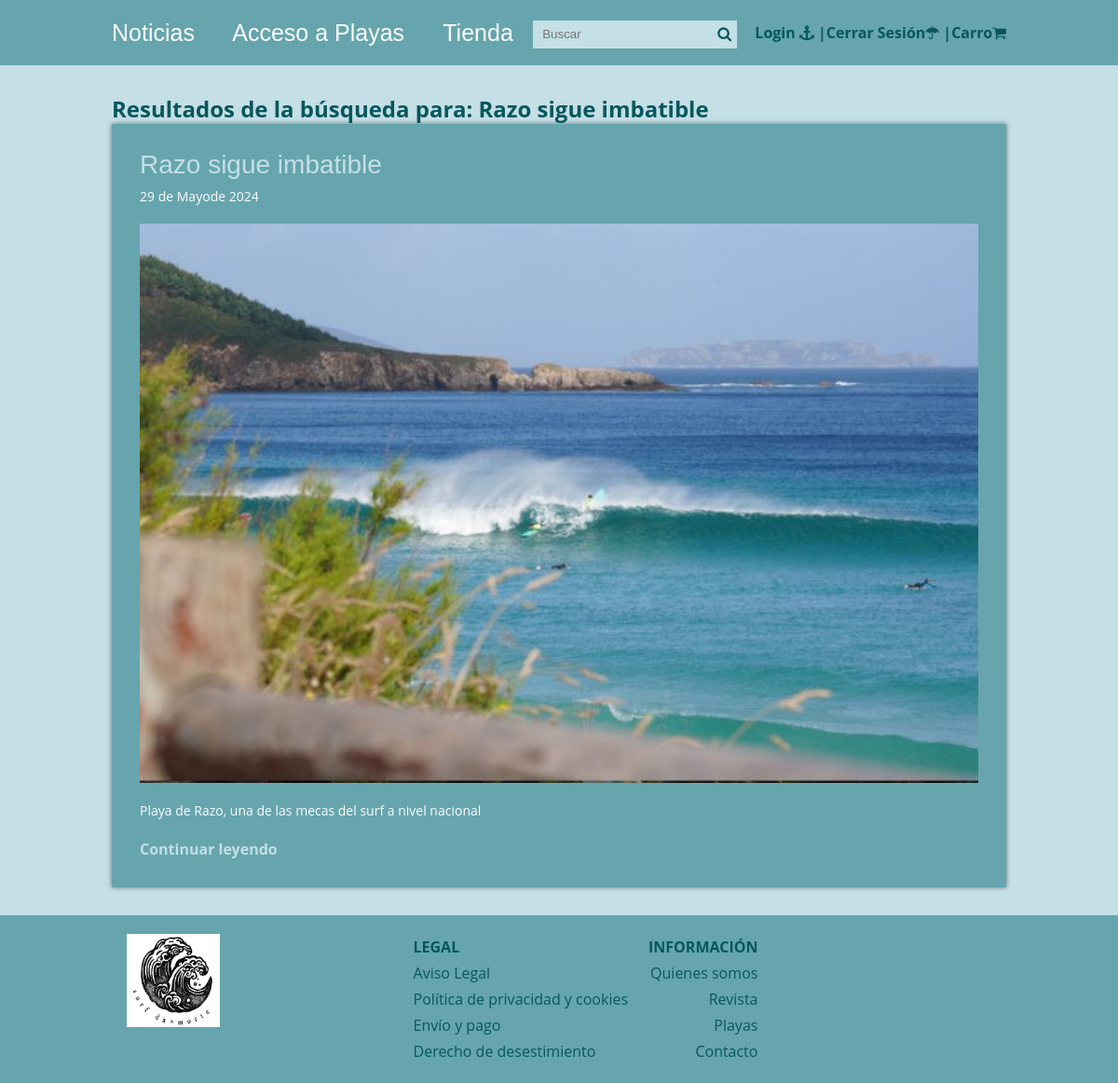
The page /buscador_mejorado.php?busqueda=Razo sigue imbatible on the database its author committed.
### tables this page shows
CREATE TABLE IF NOT EXISTS Articulos (
    id INT AUTO_INCREMENT PRIMARY KEY,
    titulo VARCHAR(255) NOT NULL,
    extracto TEXT,
    fecha TIMESTAMP DEFAULT CURRENT_TIMESTAMP,
    text TEXT,
    thumb VARCHAR(255),  
    CodCategoria INT,
    FOREIGN KEY (CodCategoria) REFERENCES Categorias_Articulos(CodCategoria)
);

### buscador_mejorado.php (called while the page is built, shortened)
<?php
require 'admin/config.php';
require 'functions.php';
$conexion = conexion($bd_config);
$resultados = [];
if ($_SERVER['REQUEST_METHOD'] == 'GET' && !empty($_GET['busqueda'])) {
    $busqueda = limpiarDatos($_GET['busqueda']);
    $queries = [
        'articulos' => 'SELECT * FROM articulos WHERE titulo LIKE :busqueda OR text LIKE :busqueda',
        'playas' => 'SELECT * FROM playas WHERE nombre LIKE :busqueda OR descripcion LIKE :busqueda',
        'productos' => 'SELECT * FROM productos WHERE nombre LIKE :busqueda OR descripcion LIKE :busqueda'
    ];
    foreach ($queries as $table => $query) {
        $statement = $conexion->prepare($query);
        $statement->execute([':busqueda' => "%$busqueda%"]);
        $resultados = array_merge($resultados, $statement->fetchAll());
    }
} else {
    header('Location: ' . RUTA . '/index.php');
    exit();
}
require 'views/buscar_mejorado.view.php';
?>

### functions.php (called while the page is built, shortened)
<?php
function limpiarDatos($datos){
    $datos = trim($datos);
     $datos = stripslashes($datos);
     $datos = htmlspecialchars($datos);
     return $datos;
}
function fecha($fecha){
    $timestamp = strtotime($fecha);
    $meses = ['Enero', 'Febrero', 'Marzo', 'Abril', 'Mayo', 'Junio', 'Julio', 'Agosto', 'Septiembre', 'Octubre', 'Noviembre', 'Diciembre'];
    $dia = date('d', $timestamp);
    $mes = date('m', $timestamp) - 1;
    $year = date('Y', $timestamp);
    $fecha = "$dia de " .$meses[$mes] . "de $year";
    return $fecha;
}
?>

### views/buscar_mejorado.view.php (the view, shortened to what this page needs)
<?php require 'header.php'; ?>
<div class="contenedor">
    <h2 class="titulo">Resultados de la búsqueda para: <?php echo htmlspecialchars($busqueda); ?></h2>
    <?php if (empty($resultados)): ?>
        <p>No se encontraron resultados para: <?php echo htmlspecialchars($busqueda); ?></p>
    <?php else: ?>
        <?php foreach($resultados as $resultado): ?>
            <?php if (isset($resultado['titulo'])): ?>
                <div class="post">
                    <article>
                        <h2 class="titulo">
                            <a href="single.php?id=<?php echo htmlspecialchars($resultado['id']); ?>">
                                <?php echo htmlspecialchars($resultado['titulo']); ?>
                            </a>
                        </h2>
                        <p class="fecha"><?php echo fecha($resultado['fecha']); ?></p>
                        <?php if (isset($resultado['thumb'])): ?>
                            <div class="thumb">
                                <a href="single.php?id=<?php echo htmlspecialchars($resultado['id']); ?>">
                                    <img style="overflow-clip-margin: content-box; overflow: clip;" src="<?php echo RUTA; ?>imagenes/<?php echo htmlspecialchars($resultado['thumb']); ?>" alt="">
                                </a>
                            </div>
                        <?php endif; ?>
                        <?php if (isset($resultado['extracto'])): ?>
                            <p class="extracto"><?php echo htmlspecialchars($resultado['extracto']); ?></p>
                        <?php endif; ?>
                        <a href="single.php?id=<?php echo htmlspecialchars($resultado['id']); ?>" class="continuar">Continuar leyendo</a>
                    </article>
                </div>
            <?php endif; ?>
        <?php endforeach; ?>
    <?php endif; ?>
</div>
<?php require 'footer.php'; ?>

### css/estilos.css (style rules this page uses)
:root { --color4: #003b46; --color2: #07575b; --color3: #66a5ad; --color1: #c4dfe6; --color5: #fbfbfd; }
* { margin: 0; padding: 0; -webkit-box-sizing: border-box; -moz-box-sizing: border-box; box-sizing: border-box; }
body { font-size: 16px; font-family: 'Open Sans', sans-serif; background: var(--color1); color: var(--color2); margin: 0; }
a { text-decoration: none; color: var(--color5); }
.contenedor { max-width: 1000px; width: 80%; margin: auto; position: relative; }
.post { width: 100%; background: var(--color3); box-shadow: 0px 0px 5px rgba(0,0,0, .5); margin-bottom: 30px; padding: 30px; color: var(--color5); }
.post article .titulo { font-family: "Oswald", Arial, Sans-serif; font-size: 28px; font-weight: normal; line-height: 28px; margin-bottom: 10px; }
.post article .titulo a { color: var(--color1); }
.post article .fecha { color: var(--color5); font-size: 14px; margin-bottom: 20px; }
.post article .thumb { margin-bottom: 20px; }
.post article .thumb img { vertical-align: top; width: 100%; }
.post article .extracto { font-size: 14px; line-height: 20px; margin-bottom: 20px; }
.post article .continuar { color: var(--color1); font-weight: bold; }

### css/views.css (style rules this page uses)
:root { --color3: #66a5ad; --color2: #07575b; --color4: #66a5ad; --color1: #c4dfe6; --color5: #fbfbfd; }

### views/buscar_mejorado.view.php (style rules this page uses)
a { color: #07575b; }

### rows shown on the page
articulos: titulo "Razo sigue imbatible", fecha "29 de Mayode 2024", thumb (picture), extracto "Playa de Razo, una de las mecas del surf a nivel nacional"

### other values the page prints
$busqueda "Razo sigue imbatible"
